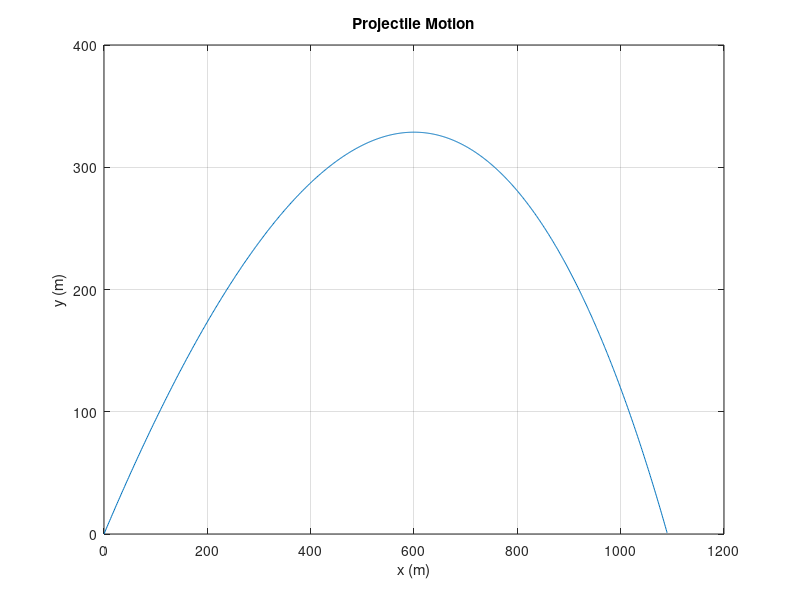

Write the MATLAB code that produced this figure.
clc;clear all;close all;


y = @(t) 9600*(1-exp(-t/15))-480*t; % height
x = @(t) 2400*(1-exp(-t/15)); % range

% initial guess
t0 = 10;

% convergence criteria constants
delta = 10^(-6);
eps = 10^(-6);

% first differentials
y1 = @(t) 640*exp(-t/15) - 480;

maxI = 1000;

for i = 1:maxI
    t1 = t0 - (y(t0)/y1(t0));

    err = abs(t1-t0); 
    relerr = err/(abs(t1) + eps);
    err2 = abs(y(t1)); %required error values
    if (err < delta) && (relerr < delta) && (err2 < delta) 
        break
    end
    t0 = t1;
end

impact_time = t1
range = x(t1)

t = 0:0.01:impact_time;

plot(x(t),y(t))
xlabel('x (m)')
ylabel('y (m)')
title('Projectile Motion')
axis([0 1200, 0 400])
grid on